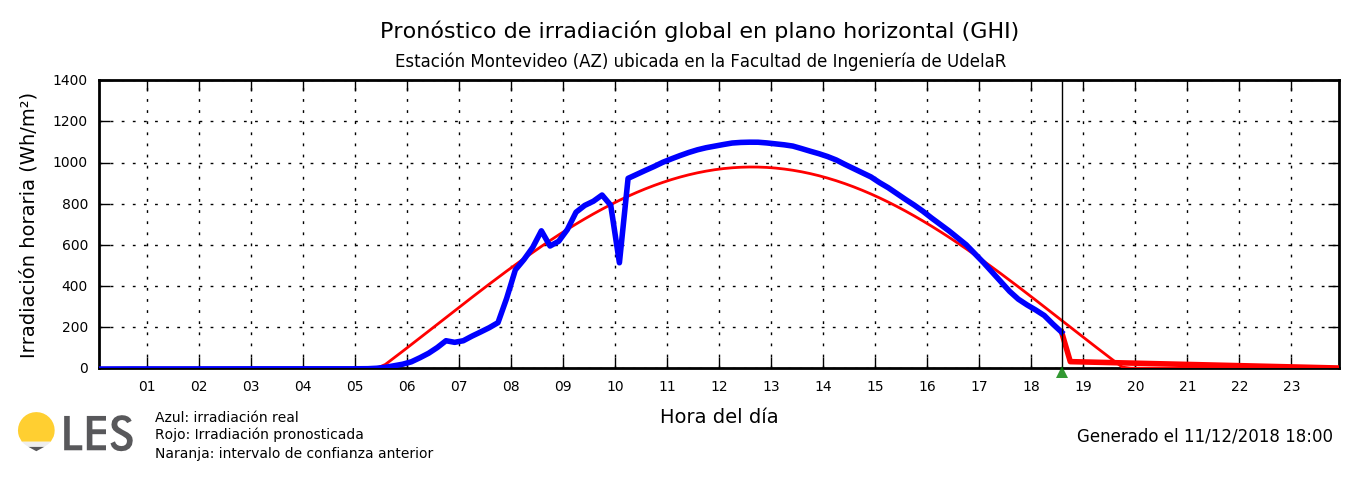

The script that saved this image:
#!/usr/bin/python
# -*- coding: utf-8 -*-

import matplotlib
matplotlib.use('Agg')

import matplotlib.pyplot as plt
import numpy
import math
import datetime as dt
from matplotlib.dates import DayLocator, HourLocator, DateFormatter
from open_csv import getCsvCols, cosSolarZenithAngle

import locale
locale.setlocale(locale.LC_ALL, '')

# http://stackoverflow.com/questions/20033396/how-to-visualize-95-confidence-interval-in-matplotlib
# http://stackoverflow.com/questions/27164114/show-confidence-limits-and-prediction-limits-in-scatter-plot
# http://matplotlib.org/1.2.1/examples/pylab_examples/errorbar_demo.html
# http://matplotlib.org/api/_as_gen/matplotlib.axes.Axes.errorbar.html

#########################################
#########################################
#########################################

# Datos en solargate:/datos01/drop-RMCIS/ZZ_minutal/AZ/AZ_DT_20181203T183700.csv

# Yo uso estos vectores en python. Lo que pueden hacer es generar un archivo .txt en donde en cada línea haya solamente los valores separados por comas a graficar:

# desvio_up       = [fn,fn,fn,fn,fn,fn,fn,fn,fn,fn,fn,fn,fn,fn,289,558,528,301,106,0,0,0,0,0]
# pronostico      = [fn,fn,fn,fn,fn,fn,fn,fn,fn,fn,fn,fn,fn,fn,219,478,458,231,36,-4,-4,-4,-3,-4]
# desvio_down     = [fn,fn,fn,fn,fn,fn,fn,fn,fn,fn,fn,fn,fn,fn,149,408,388,161,-46,0,0,0,0,0]
# reales_up       = [ 0, 0, 0, 0, 0, 0, 0, 0,113,307,597,743,794,837,fn,fn,fn,fn,fn,fn,fn,fn,fn,fn]
# medidas_reales  = [-2,-2,-3,-2,-3,-3,-3,-1, 53,247,537,673,734,767,fn,fn,fn,fn,fn,fn,fn,fn,fn,fn]
# reales_down     = [0,0,0,0,0,0,0,0,-23,177,447,603,664,697,fn,fn,fn,fn,fn,fn,fn,fn,fn,fn]
# hora_pronostico = "14:30"

def plotGhiCz(lat, lon, medidas_reales, pngPath, pngName):

  base = dt.datetime.now()

  # base = dt.datetime.now() - dt.timedelta(days=1)
  base = base.replace(hour=0)
  base = base.replace(minute=5)
  base = base.replace(second=0)
  base = base.replace(microsecond=0)

  minutos = [float('nan')]*144
  csza    = [float('nan')]*144

  for i in range(144):
    minutos[i] = base + dt.timedelta(minutes=i*10)
    csza[i]    = cosSolarZenithAngle(lat, lon, minutos[i])
    if csza[i] < 0:
      csza[i] = 0
    else:
      csza[i] = csza[i]#*1000.0

  fig = plt.figure()
  ax  = fig.add_subplot(111)

  ax.plot(csza, medidas_reales, ls='-', marker="", linewidth=1, color='blue', zorder=100)

  plt.xticks(fontsize=5)
  plt.yticks(fontsize=5)

  ax.tick_params(which='minor', labelsize=4.5)

  ax.set_xlabel(u'CZ', fontsize=7)
  ax.set_ylabel(u'Irradiancia (Wh/m²)', fontsize=7)

  # vmin = 0
  # vmax = 1400

  ax.grid(True)
  ax.set_axisbelow(True)
  # ax.set_ylim([vmin,vmax])

  # guardo la imagen en la ruta destino
  fig.set_figheight(1.8)
  fig.set_figwidth(8)
  plt.savefig(pngPath + pngName, bbox_inches='tight', dpi=200) #, transparent=True
  plt.close() # cierro el archivo

# plotGhiCz

def plotpronos(lat, lon, pronostico, desvio_up, desvio_down, medidas_reales, reales_up, reales_down, hora_pronos, pngPath, pngName, pathLogo):

  base = dt.datetime.now()

  # base = dt.datetime.now() - dt.timedelta(days=1)
  base = base.replace(hour=0)
  base = base.replace(minute=5)
  base = base.replace(second=0)
  base = base.replace(microsecond=0)

  minutos = [float('nan')]*144
  csza    = [float('nan')]*144

  for i in range(144):
    minutos[i] = base + dt.timedelta(minutes=i*10)
    csza[i]    = cosSolarZenithAngle(lat, lon, minutos[i])
    if csza[i] < 0:
      csza[i] = 0
    else:
      csza[i] = csza[i]*1000.0

  hora_actual = 0 # hora_actual queda determinada en función del valor final de medidas_reales

  for r in medidas_reales:
    if math.isnan(r):
      break
    else:
      hora_actual +=1
      # print r

  hora_actual -= 1

  if hora_actual >= 0:
    pronostico[hora_actual]  = medidas_reales[hora_actual]
    desvio_up[hora_actual]   = reales_up[hora_actual]
    desvio_down[hora_actual] = reales_down[hora_actual]

  fig = plt.figure()
  ax  = fig.add_subplot(111)
  plt.xticks(fontsize=5)
  plt.yticks(fontsize=5)

  hours = HourLocator(byhour=range(24))

  ax.xaxis.set_major_locator(hours)
  ax.xaxis.set_major_formatter(DateFormatter("%H"))
  ax.tick_params(which='minor', labelsize=4.5)

  if hora_actual >= 0:
    # linea de hora actual
    ax.plot_date([minutos[hora_actual], minutos[hora_actual]], [0, 1400], 'k-', lw=0.5, zorder=110)
    # marcador de flecha de hora actual
    ax.plot_date(minutos[hora_actual], [-20], 'g^', markersize=4, markeredgewidth=0, alpha=0.8, zorder=115, clip_on=False)

    ax.plot_date(minutos, medidas_reales, ls='-', marker="", linewidth=2, color='blue', zorder=100)
    ax.plot_date(minutos, reales_up, ls='-', marker="", linewidth=1, color='#ff7619', alpha=0.5)
    ax.plot_date(minutos, reales_down, ls='-', marker="", linewidth=1, color='#ff7619', alpha=0.5)
    ax.fill_between(minutos, reales_up, reales_down, linewidth=0, facecolor='#ffb27e', alpha=0.3, zorder=-10)
  # if

  ax.plot_date(minutos, pronostico, ls='-', marker="", linewidth=2, color='red', zorder=90)
  ax.plot_date(minutos, csza, ls='-', marker="", linewidth=1, color='red', zorder=95)

  ax.plot_date(minutos, desvio_up, ls='-', marker="", linewidth=1, color='red', alpha=0.5)
  ax.plot_date(minutos, desvio_down, ls='-', marker="", linewidth=1, color='red', alpha=0.5)
  ax.fill_between(minutos, desvio_up, desvio_down, linewidth=0, facecolor='red', alpha=0.2, zorder=-10)

  plt.suptitle(u"Pronóstico de irradiación global en plano horizontal (GHI)", y=1.07, fontsize=8)
  ax.set_title(u"Estación Montevideo (AZ) ubicada en la Facultad de Ingeniería de UdelaR", x=0.485, fontsize=6)
  ax.set_xlabel(u'Hora del día', fontsize=7)
  ax.set_ylabel(u'Irradiación horaria (Wh/m²)', fontsize=7)

  vmin = 0
  vmax = 1400
  # vmax = 150

  ax.grid(True)
  ax.set_axisbelow(True)
  ax.set_ylim([vmin,vmax])

  # agrego el logo en el documento
  logo = plt.imread(pathLogo)
  plt.figimage(logo, 0, 10)

  dia = dt.datetime.now()

  # plt.annotate("Generado el " + dia.strftime("%d/%m/%Y") + " " + hora_pronos, (0,0), (352,113), xycoords='axes fraction', textcoords='offset points', va='top', fontsize=6)
  plt.annotate("Generado el " + dia.strftime("%d/%m/%Y %H:%M"), (0,0), (352,-21), xycoords='axes fraction', textcoords='offset points', va='top', fontsize=6)

  # legend
  plt.annotate(u'Azul: irradiación real', (0,0), (20,-15), xycoords='axes fraction', textcoords='offset points', va='top', fontsize=5)
  plt.annotate(u'Rojo: Irradiación pronosticada', (0,0), (20,-21), xycoords='axes fraction', textcoords='offset points', va='top', fontsize=5)
  plt.annotate(u'Naranja: intervalo de confianza anterior', (0,0), (20,-28), xycoords='axes fraction', textcoords='offset points', va='top', fontsize=5)

  # guardo la imagen en la ruta destino
  fig.set_figheight(1.8)
  fig.set_figwidth(8)
  plt.savefig(pngPath + pngName, bbox_inches='tight', dpi=200) #, transparent=True
  plt.close() # cierro el archivo

# plotpronos

fn = float('nan')

logo_path = "./logo_grafica_150.png"

medidas_reales = getCsvCols('datos_AZ/*.csv')

# desvio_up   = [fn]*144
# pronostico  = [fn]*144
# desvio_down = [fn]*144

reales_up   = [fn]*144
reales_down = [fn]*144

desvio_up      = [fn,fn,fn,fn,fn,fn,fn,fn,fn,fn,fn,fn,fn,fn,fn,fn,fn,fn,fn,fn,fn,fn,fn,fn,fn,fn,fn,fn,fn,fn,fn,fn,fn,fn,fn,fn,fn,fn,fn,fn,fn,fn,fn,fn,fn,fn,fn,fn,fn,fn,fn,fn,fn,fn,fn,fn,fn,fn,fn,fn,fn,fn,fn,fn,fn,fn,fn,fn,fn,fn,fn,fn,fn,fn,fn,fn,fn,fn,fn,fn,fn,fn,fn,fn,fn,fn,fn,fn,fn,fn,fn,fn,fn,fn,fn,fn,fn,fn,fn,fn,fn,fn,fn,fn,fn,fn,fn,fn,fn,fn,fn,fn,32,31,30,29,28,27,26,25,24,23,22,21,20,19,18,17,16,15,14,13,12,11,10,9,8,7,6,5,4,3,2,1]
pronostico     = [fn,fn,fn,fn,fn,fn,fn,fn,fn,fn,fn,fn,fn,fn,fn,fn,fn,fn,fn,fn,fn,fn,fn,fn,fn,fn,fn,fn,fn,fn,fn,fn,fn,fn,fn,fn,fn,fn,fn,fn,fn,fn,fn,fn,fn,fn,fn,fn,fn,fn,fn,fn,fn,fn,fn,fn,fn,fn,fn,fn,fn,fn,fn,fn,fn,fn,fn,fn,fn,fn,fn,fn,fn,fn,fn,fn,fn,fn,fn,fn,fn,fn,fn,fn,fn,fn,fn,fn,fn,fn,fn,fn,fn,fn,fn,fn,fn,fn,fn,fn,fn,fn,fn,fn,fn,fn,fn,fn,fn,fn,fn,fn,32,31,30,29,28,27,26,25,24,23,22,21,20,19,18,17,16,15,14,13,12,11,10,9,8,7,6,5,4,3,2,1]
desvio_down    = [fn,fn,fn,fn,fn,fn,fn,fn,fn,fn,fn,fn,fn,fn,fn,fn,fn,fn,fn,fn,fn,fn,fn,fn,fn,fn,fn,fn,fn,fn,fn,fn,fn,fn,fn,fn,fn,fn,fn,fn,fn,fn,fn,fn,fn,fn,fn,fn,fn,fn,fn,fn,fn,fn,fn,fn,fn,fn,fn,fn,fn,fn,fn,fn,fn,fn,fn,fn,fn,fn,fn,fn,fn,fn,fn,fn,fn,fn,fn,fn,fn,fn,fn,fn,fn,fn,fn,fn,fn,fn,fn,fn,fn,fn,fn,fn,fn,fn,fn,fn,fn,fn,fn,fn,fn,fn,fn,fn,fn,fn,fn,fn,32,31,30,29,28,27,26,25,24,23,22,21,20,19,18,17,16,15,14,13,12,11,10,9,8,7,6,5,4,3,2,1]
# reales_up      = [11,12,13,14,15,16,17,18,19,20,21,22,23,24,25,26,27,28,29,30,31,32,33,34,35,36,37,38,39,40,41,42,43,44,45,46,47,48,49,50,51,52,53,54,55,56,57,58,59,60,61,62,63,64,65,66,67,68,69,70,71,72,73,74,75,76,77,78,79,80,81,82,fn,fn,fn,fn,fn,fn,fn,fn,fn,fn,fn,fn,fn,fn,fn,fn,fn,fn,fn,fn,fn,fn,fn,fn,fn,fn,fn,fn,fn,fn,fn,fn,fn,fn,fn,fn,fn,fn,fn,fn,fn,fn,fn,fn,fn,fn,fn,fn,fn,fn,fn,fn,fn,fn,fn,fn,fn,fn,fn,fn,fn,fn,fn,fn,fn,fn,fn,fn,fn,fn,fn,fn]
# reales_down    = [-11,-12,-13,-14,-15,-16,-17,-18,-19,-20,21,22,23,24,25,26,27,28,29,30,31,32,33,34,35,36,37,38,39,40,41,42,43,44,45,46,47,48,49,50,51,52,53,54,55,56,57,58,59,60,61,62,63,64,65,66,67,68,69,70,71,72,72,72,72,72,72,72,72,72,72,72,fn,fn,fn,fn,fn,fn,fn,fn,fn,fn,fn,fn,fn,fn,fn,fn,fn,fn,fn,fn,fn,fn,fn,fn,fn,fn,fn,fn,fn,fn,fn,fn,fn,fn,fn,fn,fn,fn,fn,fn,fn,fn,fn,fn,fn,fn,fn,fn,fn,fn,fn,fn,fn,fn,fn,fn,fn,fn,fn,fn,fn,fn,fn,fn,fn,fn,fn,fn,fn,fn,fn,fn]
# print len(desvio_up)
# print len(pronostico)
# print len(desvio_down)
# print len(reales_up)
# print len(medidas_reales)
# print len(reales_down)
# desvio_up = desvio_up*15
# desvio_down = desvio_down*15
# reales_up = reales_up*15
# reales_down = reales_down*15

AZ_lat = -34.918224
AZ_lon = -56.16653

plotpronos(AZ_lat, AZ_lon, pronostico, desvio_up, desvio_down, medidas_reales, reales_up, reales_down, "14:30", './', 'pronos.png', logo_path)
# plotGhiCz(AZ_lat, AZ_lon, medidas_reales, './', 'ghi_cz.png')
